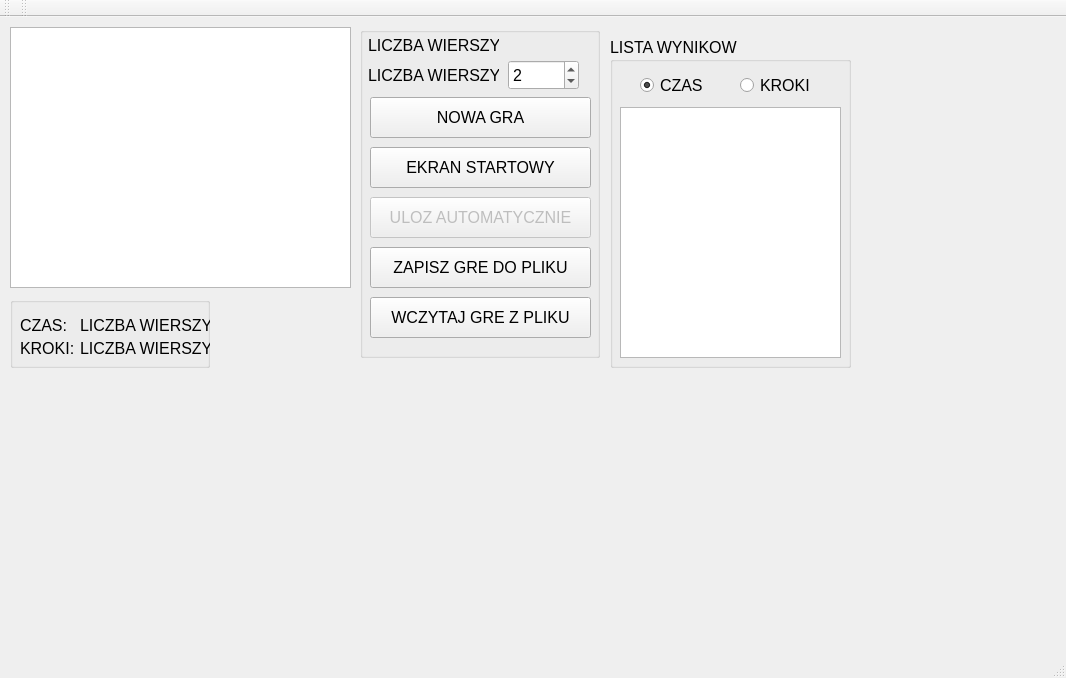
<?xml version="1.0" encoding="UTF-8"?>
<ui version="4.0">
 <class>MainWindow</class>
 <widget class="QMainWindow" name="MainWindow">
  <property name="geometry">
   <rect>
    <x>0</x>
    <y>0</y>
    <width>1066</width>
    <height>678</height>
   </rect>
  </property>
  <property name="windowTitle">
   <string>Ukladanka</string>
  </property>
  <property name="ukk" stdset="0">
   <string/>
  </property>
  <widget class="QWidget" name="centralWidget">
   <widget class="QGraphicsView" name="graphicsView">
    <property name="geometry">
     <rect>
      <x>10</x>
      <y>10</y>
      <width>341</width>
      <height>261</height>
     </rect>
    </property>
   </widget>
   <widget class="QGroupBox" name="gB_ListaWynikow">
    <property name="geometry">
     <rect>
      <x>610</x>
      <y>20</y>
      <width>241</width>
      <height>331</height>
     </rect>
    </property>
    <property name="font">
     <font>
      <pointsize>12</pointsize>
     </font>
    </property>
    <property name="title">
     <string>LISTA WYNIKOW</string>
    </property>
    <widget class="QPlainTextEdit" name="pt_ListaWynikow">
     <property name="geometry">
      <rect>
       <x>10</x>
       <y>70</y>
       <width>221</width>
       <height>251</height>
      </rect>
     </property>
    </widget>
    <widget class="QRadioButton" name="rB_Czas">
     <property name="geometry">
      <rect>
       <x>30</x>
       <y>40</y>
       <width>82</width>
       <height>17</height>
      </rect>
     </property>
     <property name="text">
      <string>CZAS</string>
     </property>
     <property name="checked">
      <bool>true</bool>
     </property>
    </widget>
    <widget class="QRadioButton" name="rB_Kroki">
     <property name="geometry">
      <rect>
       <x>130</x>
       <y>40</y>
       <width>82</width>
       <height>17</height>
      </rect>
     </property>
     <property name="text">
      <string>KROKI</string>
     </property>
    </widget>
   </widget>
   <widget class="QGroupBox" name="gB_Przyciski">
    <property name="geometry">
     <rect>
      <x>360</x>
      <y>10</y>
      <width>240</width>
      <height>331</height>
     </rect>
    </property>
    <property name="title">
     <string/>
    </property>
    <widget class="QPushButton" name="bt_ZapiszGre">
     <property name="geometry">
      <rect>
       <x>10</x>
       <y>220</y>
       <width>221</width>
       <height>41</height>
      </rect>
     </property>
     <property name="font">
      <font>
       <pointsize>12</pointsize>
      </font>
     </property>
     <property name="text">
      <string>ZAPISZ GRE DO PLIKU</string>
     </property>
    </widget>
    <widget class="QSpinBox" name="sb_LiczbaWierszy">
     <property name="geometry">
      <rect>
       <x>148</x>
       <y>33</y>
       <width>71</width>
       <height>30</height>
      </rect>
     </property>
     <property name="font">
      <font>
       <pointsize>12</pointsize>
      </font>
     </property>
     <property name="value">
      <number>2</number>
     </property>
    </widget>
    <widget class="QPushButton" name="bt_EkranStartowy">
     <property name="geometry">
      <rect>
       <x>10</x>
       <y>120</y>
       <width>221</width>
       <height>41</height>
      </rect>
     </property>
     <property name="font">
      <font>
       <pointsize>12</pointsize>
      </font>
     </property>
     <property name="text">
      <string>EKRAN STARTOWY</string>
     </property>
    </widget>
    <widget class="QLabel" name="lb_WybranyGracz">
     <property name="geometry">
      <rect>
       <x>8</x>
       <y>10</y>
       <width>131</width>
       <height>16</height>
      </rect>
     </property>
     <property name="font">
      <font>
       <pointsize>12</pointsize>
      </font>
     </property>
     <property name="text">
      <string>LICZBA WIERSZY</string>
     </property>
    </widget>
    <widget class="QLabel" name="lb_LiczbaWierszy">
     <property name="geometry">
      <rect>
       <x>8</x>
       <y>40</y>
       <width>131</width>
       <height>16</height>
      </rect>
     </property>
     <property name="font">
      <font>
       <pointsize>12</pointsize>
      </font>
     </property>
     <property name="text">
      <string>LICZBA WIERSZY</string>
     </property>
    </widget>
    <widget class="QPushButton" name="bt_UlozAutomatycznie">
     <property name="enabled">
      <bool>false</bool>
     </property>
     <property name="geometry">
      <rect>
       <x>10</x>
       <y>170</y>
       <width>221</width>
       <height>41</height>
      </rect>
     </property>
     <property name="font">
      <font>
       <pointsize>12</pointsize>
      </font>
     </property>
     <property name="text">
      <string>ULOZ AUTOMATYCZNIE</string>
     </property>
    </widget>
    <widget class="QPushButton" name="bt_NowaUkladanka">
     <property name="geometry">
      <rect>
       <x>10</x>
       <y>70</y>
       <width>221</width>
       <height>41</height>
      </rect>
     </property>
     <property name="font">
      <font>
       <pointsize>12</pointsize>
      </font>
     </property>
     <property name="text">
      <string>NOWA GRA</string>
     </property>
    </widget>
    <widget class="QPushButton" name="bt_WczytajGre">
     <property name="geometry">
      <rect>
       <x>10</x>
       <y>270</y>
       <width>221</width>
       <height>41</height>
      </rect>
     </property>
     <property name="font">
      <font>
       <pointsize>12</pointsize>
      </font>
     </property>
     <property name="text">
      <string>WCZYTAJ GRE Z PLIKU</string>
     </property>
    </widget>
   </widget>
   <widget class="QGroupBox" name="gB_Info">
    <property name="geometry">
     <rect>
      <x>10</x>
      <y>280</y>
      <width>200</width>
      <height>71</height>
     </rect>
    </property>
    <property name="title">
     <string/>
    </property>
    <widget class="QLabel" name="lb_LiczbaKrokow">
     <property name="geometry">
      <rect>
       <x>70</x>
       <y>43</y>
       <width>131</width>
       <height>16</height>
      </rect>
     </property>
     <property name="font">
      <font>
       <pointsize>12</pointsize>
      </font>
     </property>
     <property name="text">
      <string>LICZBA WIERSZY</string>
     </property>
    </widget>
    <widget class="QLabel" name="lb_1">
     <property name="geometry">
      <rect>
       <x>10</x>
       <y>20</y>
       <width>131</width>
       <height>16</height>
      </rect>
     </property>
     <property name="font">
      <font>
       <pointsize>12</pointsize>
      </font>
     </property>
     <property name="text">
      <string>CZAS:</string>
     </property>
    </widget>
    <widget class="QLabel" name="lb_Czas">
     <property name="geometry">
      <rect>
       <x>70</x>
       <y>20</y>
       <width>131</width>
       <height>16</height>
      </rect>
     </property>
     <property name="font">
      <font>
       <pointsize>12</pointsize>
      </font>
     </property>
     <property name="text">
      <string>LICZBA WIERSZY</string>
     </property>
    </widget>
    <widget class="QLabel" name="lb_2">
     <property name="geometry">
      <rect>
       <x>10</x>
       <y>43</y>
       <width>131</width>
       <height>16</height>
      </rect>
     </property>
     <property name="font">
      <font>
       <pointsize>12</pointsize>
      </font>
     </property>
     <property name="text">
      <string>KROKI:</string>
     </property>
    </widget>
   </widget>
  </widget>
  <widget class="QMenuBar" name="menuBar">
   <property name="geometry">
    <rect>
     <x>0</x>
     <y>0</y>
     <width>1066</width>
     <height>21</height>
    </rect>
   </property>
  </widget>
  <widget class="QToolBar" name="mainToolBar">
   <attribute name="toolBarArea">
    <enum>TopToolBarArea</enum>
   </attribute>
   <attribute name="toolBarBreak">
    <bool>false</bool>
   </attribute>
  </widget>
  <widget class="QStatusBar" name="statusBar"/>
  <widget class="QToolBar" name="toolBar">
   <property name="windowTitle">
    <string>toolBar</string>
   </property>
   <attribute name="toolBarArea">
    <enum>TopToolBarArea</enum>
   </attribute>
   <attribute name="toolBarBreak">
    <bool>false</bool>
   </attribute>
  </widget>
 </widget>
 <layoutdefault spacing="6" margin="11"/>
 <resources/>
 <connections/>
 <slots>
  <signal>signal1()</signal>
  <slot>slot1()</slot>
  <slot>slot2()</slot>
 </slots>
</ui>
